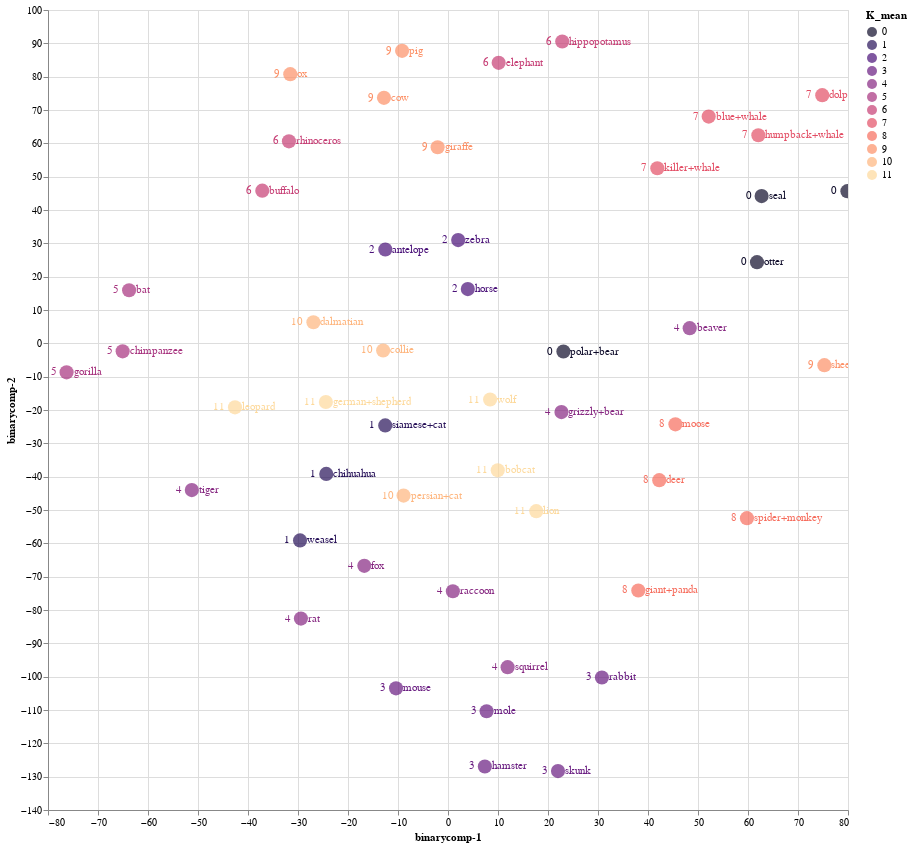

The cell this chart's notebook holds for it:
### Code cell
source = tsne_binary_df1

points = alt.Chart(source).mark_circle(size=200).encode(
    x='binarycomp-1:Q',
    y='binarycomp-2:Q',
    color=alt.Color('K_mean:N', scale=alt.Scale(scheme='Magma'))
    ).properties(
    width=800,
    height=800
)

text1 = points.mark_text(
    align='left',
    baseline='middle',
    dx=7
).encode(
    text='index:N'
)

text2 = points.mark_text(
    align='right',
    baseline='middle',
    dx=-10
).encode(
    text='K_mean:N'
)

points.interactive() + text1 + text2

### Figure 1 — Vega-Lite specification as saved in the notebook (floating-point values rounded to 4 significant figures)
{"config": {"view": {"continuousWidth": 400, "continuousHeight": 300}}, "layer": [{"mark": {"type": "circle", "size": 200}, "encoding": {"color": {"field": "K_mean", "scale": {"scheme": "Magma"}, "type": "nominal"}, "x": {"field": "binarycomp-1", "type": "quantitative"}, "y": {"field": "binarycomp-2", "type": "quantitative"}}, "height": 800, "selection": {"selector002": {"type": "interval", "bind": "scales", "encodings": ["x", "y"]}}, "width": 800}, {"mark": {"type": "text", "align": "left", "baseline": "middle", "dx": 7}, "encoding": {"color": {"field": "K_mean", "scale": {"scheme": "Magma"}, "type": "nominal"}, "text": {"field": "index", "type": "nominal"}, "x": {"field": "binarycomp-1", "type": "quantitative"}, "y": {"field": "binarycomp-2", "type": "quantitative"}}, "height": 800, "width": 800}, {"mark": {"type": "text", "align": "right", "baseline": "middle", "dx": -10}, "encoding": {"color": {"field": "K_mean", "scale": {"scheme": "Magma"}, "type": "nominal"}, "text": {"field": "K_mean", "type": "nominal"}, "x": {"field": "binarycomp-1", "type": "quantitative"}, "y": {"field": "binarycomp-2", "type": "quantitative"}}, "height": 800, "width": 800}], "data": {"name": "data-7ab18677db8673d3dbeb56220e907520"}, "$schema": "https://vega.github.io/schema/vega-lite/v4.17.0.json", "datasets": {"data-7ab18677db8673d3dbeb56220e907520": [{"binarycomp-1": -12.54, "binarycomp-2": 28.14, "index": "antelope", "K_mean": 2}, {"binarycomp-1": 22.69, "binarycomp-2": -20.63, "index": "grizzly+bear", "K_mean": 4}, {"binarycomp-1": 41.86, "binarycomp-2": 52.53, "index": "killer+whale", "K_mean": 7}, {"binarycomp-1": 48.34, "binarycomp-2": 4.553, "index": "beaver", "K_mean": 4}, {"binarycomp-1": -26.92, "binarycomp-2": 6.337, "index": "dalmatian", "K_mean": 10}, {"binarycomp-1": -8.889, "binarycomp-2": -45.68, "index": "persian+cat", "K_mean": 10}, {"binarycomp-1": 3.963, "binarycomp-2": 16.28, "index": "horse", "K_mean": 2}, {"binarycomp-1": -24.42, "binarycomp-2": -17.59, "index": "german+shepherd", "K_mean": 11}, {"binarycomp-1": 52.14, "binarycomp-2": 68.01, "index": "blue+whale", "K_mean": 7}, {"binarycomp-1": -12.55, "binarycomp-2": -24.62, "index": "siamese+cat", "K_mean": 1}, {"binarycomp-1": 22.0, "binarycomp-2": -128.3, "index": "skunk", "K_mean": 3}, {"binarycomp-1": 7.72, "binarycomp-2": -110.4, "index": "mole", "K_mean": 3}, {"binarycomp-1": -51.24, "binarycomp-2": -44.03, "index": "tiger", "K_mean": 4}, {"binarycomp-1": 22.85, "binarycomp-2": 90.54, "index": "hippopotamus", "K_mean": 6}, {"binarycomp-1": -42.6, "binarycomp-2": -19.2, "index": "leopard", "K_mean": 11}, {"binarycomp-1": 45.48, "binarycomp-2": -24.3, "index": "moose", "K_mean": 8}, {"binarycomp-1": 59.79, "binarycomp-2": -52.44, "index": "spider+monkey", "K_mean": 8}, {"binarycomp-1": 62.07, "binarycomp-2": 62.41, "index": "humpback+whale", "K_mean": 7}, {"binarycomp-1": 10.13, "binarycomp-2": 84.16, "index": "elephant", "K_mean": 6}, {"binarycomp-1": -76.28, "binarycomp-2": -8.699, "index": "gorilla", "K_mean": 5}, {"binarycomp-1": -31.54, "binarycomp-2": 80.74, "index": "ox", "K_mean": 9}, {"binarycomp-1": -16.74, "binarycomp-2": -66.76, "index": "fox", "K_mean": 4}, {"binarycomp-1": 75.27, "binarycomp-2": -6.559, "index": "sheep", "K_mean": 9}, {"binarycomp-1": 62.72, "binarycomp-2": 44.17, "index": "seal", "K_mean": 0}, {"binarycomp-1": -65.07, "binarycomp-2": -2.399, "index": "chimpanzee", "K_mean": 5}, {"binarycomp-1": 7.37, "binarycomp-2": -126.9, "index": "hamster", "K_mean": 3}, {"binarycomp-1": 11.92, "binarycomp-2": -97.16, "index": "squirrel", "K_mean": 4}, {"binarycomp-1": -31.81, "binarycomp-2": 60.6, "index": "rhinoceros", "K_mean": 6}, {"binarycomp-1": 30.78, "binarycomp-2": -100.2, "index": "rabbit", "K_mean": 3}, {"binarycomp-1": -63.78, "binarycomp-2": 15.92, "index": "bat", "K_mean": 5}, {"binarycomp-1": -2.077, "binarycomp-2": 58.83, "index": "giraffe", "K_mean": 9}, {"binarycomp-1": 8.419, "binarycomp-2": -16.86, "index": "wolf", "K_mean": 11}, {"binarycomp-1": -24.35, "binarycomp-2": -39.16, "index": "chihuahua", "K_mean": 1}, {"binarycomp-1": -29.42, "binarycomp-2": -82.58, "index": "rat", "K_mean": 4}, {"binarycomp-1": -29.59, "binarycomp-2": -59.12, "index": "weasel", "K_mean": 1}, {"binarycomp-1": 61.8, "binarycomp-2": 24.34, "index": "otter", "K_mean": 0}, {"binarycomp-1": -37.14, "binarycomp-2": 45.81, "index": "buffalo", "K_mean": 6}, {"binarycomp-1": 2.036, "binarycomp-2": 30.97, "index": "zebra", "K_mean": 2}, {"binarycomp-1": 38.06, "binarycomp-2": -74.15, "index": "giant+panda", "K_mean": 8}, {"binarycomp-1": 42.25, "binarycomp-2": -41.04, "index": "deer", "K_mean": 8}, {"binarycomp-1": 9.952, "binarycomp-2": -38.1, "index": "bobcat", "K_mean": 11}, {"binarycomp-1": -9.179, "binarycomp-2": 87.76, "index": "pig", "K_mean": 9}, {"binarycomp-1": 17.65, "binarycomp-2": -50.34, "index": "lion", "K_mean": 11}, {"binarycomp-1": -10.39, "binarycomp-2": -103.5, "index": "mouse", "K_mean": 3}, {"binarycomp-1": 23.08, "binarycomp-2": -2.453, "index": "polar+bear", "K_mean": 0}, {"binarycomp-1": -12.97, "binarycomp-2": -2.141, "index": "collie", "K_mean": 10}, {"binarycomp-1": 79.88, "binarycomp-2": 45.65, "index": "walrus", "K_mean": 0}, {"binarycomp-1": 0.9741, "binarycomp-2": -74.37, "index": "raccoon", "K_mean": 4}, {"binarycomp-1": -12.81, "binarycomp-2": 73.64, "index": "cow", "K_mean": 9}, {"binarycomp-1": 74.85, "binarycomp-2": 74.46, "index": "dolphin", "K_mean": 7}]}}
